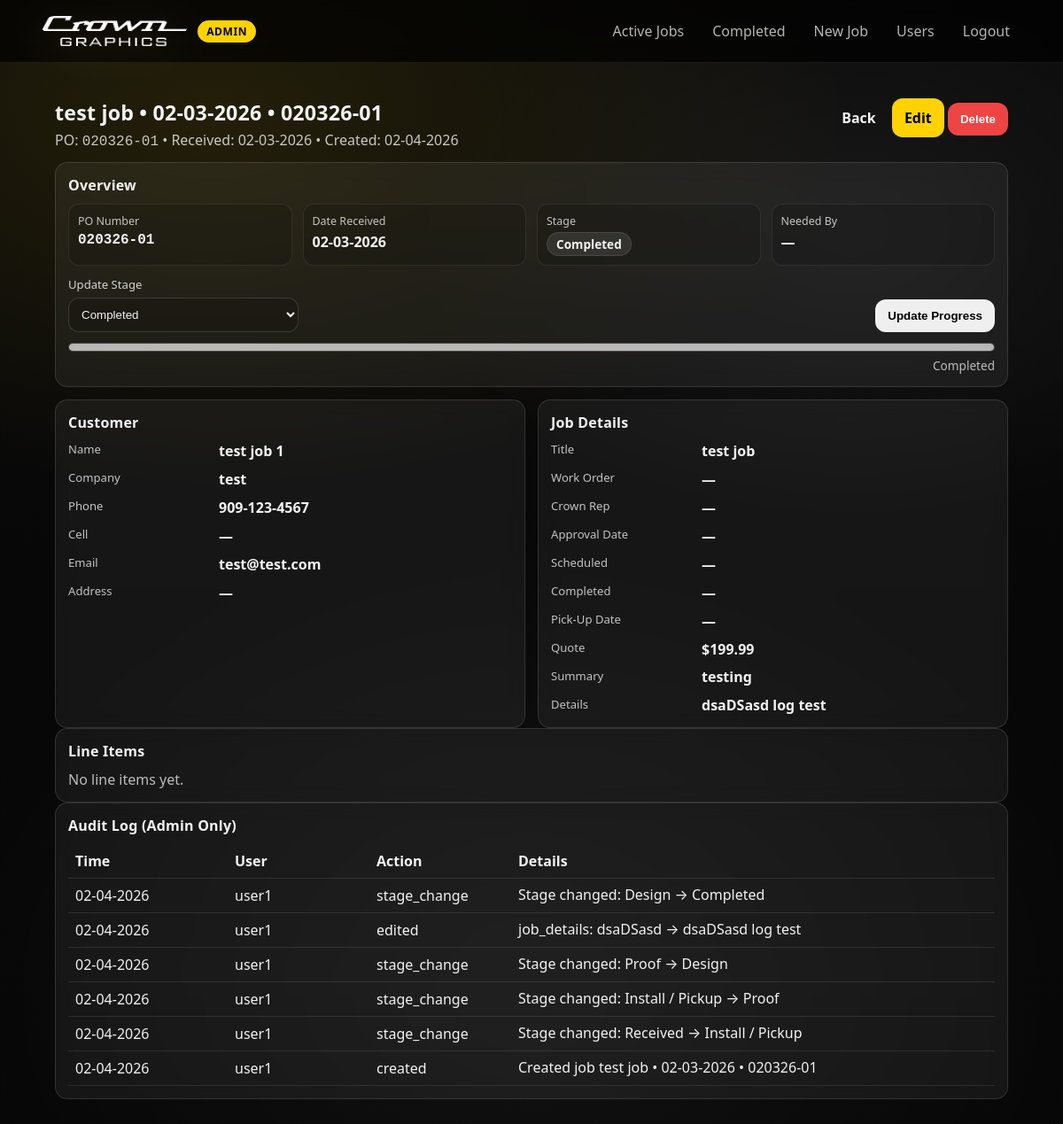
Screenshot of /jobs/1 (signed in) with the database file from the repository.
### app.py (models this page shows)
class Job(db.Model):
    id = db.Column(db.Integer, primary_key=True)
    customer_name = db.Column(db.String(120), nullable=False)
    business_name = db.Column(db.String(120), nullable=True)
    phone_number = db.Column(db.String(40), nullable=True)
    email_address = db.Column(db.String(160), nullable=True)
    job_title = db.Column(db.String(140), nullable=False)
    job_summary = db.Column(db.String(240), nullable=True)
    job_details = db.Column(db.Text, nullable=True)
    quote_amount = db.Column(db.Float, nullable=True)
    received_date = db.Column(db.Date, nullable=False, default=date.today)
    created_at = db.Column(db.DateTime, default=datetime.utcnow, nullable=False)
    stage = db.Column(db.String(40), default=STAGES[0], nullable=False)
    po_date_key = db.Column(db.String(6), nullable=False, index=True)  # MMDDYY
    po_seq = db.Column(db.Integer, nullable=False)  # 1..99
    is_new = db.Column(db.Integer, default=1, nullable=False)  # 1 = new, 0 = reviewed
    source = db.Column(db.String(40), nullable=True)
    intake_order_id = db.Column(db.String(80), nullable=True, index=True)
    submission_json = db.Column(db.Text, nullable=True)
    uploaded_files_json = db.Column(db.Text, nullable=True)
    address_1 = db.Column(db.String(160), nullable=True)
    address_2 = db.Column(db.String(160), nullable=True)
    city = db.Column(db.String(80), nullable=True)
    state = db.Column(db.String(40), nullable=True)
    zip_code = db.Column(db.String(20), nullable=True)
    cell = db.Column(db.String(40), nullable=True)
    completed_date = db.Column(db.Date, nullable=True)
    pickup_date = db.Column(db.Date, nullable=True)
    needed_by_date = db.Column(db.Date, nullable=True)
    approval_date = db.Column(db.Date, nullable=True)
    scheduled_date = db.Column(db.Date, nullable=True)
    inspected_date = db.Column(db.Date, nullable=True)
    inspected_by = db.Column(db.String(80), nullable=True)
    mfd_date = db.Column(db.Date, nullable=True)
    vehicle_make = db.Column(db.String(80), nullable=True)
    vehicle_model = db.Column(db.String(80), nullable=True)
    vin = db.Column(db.String(80), nullable=True)
    unit_number = db.Column(db.String(80), nullable=True)
    proof_number = db.Column(db.String(80), nullable=True)
    proof_approved_date = db.Column(db.Date, nullable=True)
    size_location_proof = db.Column(db.String(160), nullable=True)
    work_order = db.Column(db.String(80), nullable=True)
    crown_rep = db.Column(db.String(80), nullable=True)
    summary_of_work = db.Column(db.Text, nullable=True)
    internal_notes = db.Column(db.Text, nullable=True)
    shipping_date = db.Column(db.Date, nullable=True)
    shipping_type = db.Column(db.String(80), nullable=True)
    tracking_number = db.Column(db.String(120), nullable=True)
    ship_to = db.Column(db.Text, nullable=True)
    pickup_name = db.Column(db.String(120), nullable=True)
    field_service_location = db.Column(db.String(160), nullable=True)
    field_charge = db.Column(db.Float, nullable=True)
    materials_total = db.Column(db.Float, nullable=True)
    labor_total = db.Column(db.Float, nullable=True)
    tax_rate = db.Column(db.Float, nullable=True)  # percent (8.25)
    sales_tax = db.Column(db.Float, nullable=True)
    shipping_handling = db.Column(db.Float, nullable=True)
    grand_total = db.Column(db.Float, nullable=True)

class JobLog(db.Model):
    id = db.Column(db.Integer, primary_key=True)
    job_id = db.Column(db.Integer, db.ForeignKey("job.id"), nullable=False, index=True)
    timestamp = db.Column(db.DateTime, default=datetime.utcnow, nullable=False)
    actor_username = db.Column(db.String(80), nullable=True)
    action = db.Column(db.String(40), nullable=False)
    details = db.Column(db.Text, nullable=True)
    job = db.relationship("Job", backref=db.backref("logs", lazy=True, order_by="desc(JobLog.timestamp)"))

### app.py (the view, shortened to what this page needs)
@app.route("/jobs/<int:job_id>", methods=["GET", "POST"])
@login_required
def job_view(job_id):
    job = Job.query.get_or_404(job_id)
    if job.is_new:
        job.is_new = 0
        db.session.commit()
    logs = []
    if current_user.is_admin():
        logs = JobLog.query.filter_by(job_id=job.id).order_by(JobLog.timestamp.desc()).all()
    idx = stage_index(job)
    progress_percent = int((idx / (len(STAGES) - 1)) * 100) if len(STAGES) > 1 else 0
    return render_template(
        "job_view.html",
        job=job,
        logs=logs,
        po_display=po_display,
        job_display_name=job_display_name,
        stage_index=stage_index,
    )

### templates/job_view.html (shortened to what this page needs)
{% extends "base.html" %}
{% block content %}
<div class="job-view-page">
  <div class="page-header">
    <div class="page-title">
      <h1>{{ job_display_name(job) }}</h1>
      <div class="subtle">
        PO: <span class="mono">{{ po_display(job) }}</span>
        • Received: {{ job.received_date|mmddyyyy_date }}
        • Created: {{ job.created_at|mmddyyyy_dt }}
      </div>
    </div>
    <div class="page-actions">
      <a class="btn btn-secondary" href="{{ url_for('dashboard') }}">Back</a>
      <a class="btn btn-primary" href="{{ url_for('job_edit', job_id=job.id) }}">Edit</a>
      {% if current_user.is_admin() %}
      <form method="POST" action="{{ url_for('job_delete', job_id=job.id) }}" style="display:inline;">
        <button class="btn btn-danger" type="submit" onclick="return confirm('Delete this job permanently?');">Delete</button>
      </form>
      {% endif %}
    </div>
  </div>
  <section class="card box">
    <div class="card-title">Overview</div>
    <div class="overview-grid">
      <div class="overview-item">
        <div class="label">PO Number</div>
        <div class="value mono">{{ po_display(job) or "—" }}</div>
      </div>
      <div class="overview-item">
        <div class="label">Date Received</div>
        <div class="value">{{ job.received_date|mmddyyyy_date }}</div>
      </div>
      <div class="overview-item">
        <div class="label">Stage</div>
        <div class="value"><span class="pill">{{ job.stage }}</span></div>
      </div>
      <div class="overview-item">
        <div class="label">Needed By</div>
        <div class="value">{{ job.needed_by_date|mmddyyyy_date if job.needed_by_date else "—" }}</div>
      </div>
    </div>
    <form method="POST" class="stage-form">
      <div class="stage-row">
        <div class="stage-left">
          <label class="small-label">Update Stage</label>
          <select name="stage">
            {% for s in STAGES %}
              <option value="{{ s }}" {% if s == job.stage %}selected{% endif %}>{{ s }}</option>
            {% endfor %}
          </select>
        </div>
        <button class="btn btn-secondary" type="submit">Update Progress</button>
      </div>
    </form>
    {% set idx = stage_index(job) %}
    <div class="progress-wrap" aria-label="Job progress">
      <div class="progress-bar">
        <div class="progress-fill" style="width: {{ (idx / (STAGES|length - 1)) * 100 }}%"></div>
      </div>
      <div class="progress-meta">
        <span class="muted">{{ job.stage }}</span>
      </div>
    </div>
  </section>
  <div class="two-col">
    <section class="card box">
      <div class="card-title">Customer</div>
      <div class="info-grid">
        <div class="info-row"><div class="label">Name</div><div class="value">{{ job.customer_name or "—" }}</div></div>
        <div class="info-row"><div class="label">Company</div><div class="value">{{ job.business_name or "—" }}</div></div>
        <div class="info-row"><div class="label">Phone</div><div class="value">{{ job.phone_number or "—" }}</div></div>
        <div class="info-row"><div class="label">Cell</div><div class="value">{{ job.cell or "—" }}</div></div>
        <div class="info-row">
          <div class="label">Email</div>
          <div class="value">{% if job.email_address %}<a href="mailto:{{ job.email_address }}">{{ job.email_address }}</a>{% else %}—{% endif %}</div>
        </div>
        <div class="info-row">
          <div class="label">Address</div>
          <div class="value">
            {% set parts = [] %}
            {% if job.address_1 %}{% set _ = parts.append(job.address_1) %}{% endif %}
            {% if job.address_2 %}{% set _ = parts.append(job.address_2) %}{% endif %}
            {% if job.city or job.state or job.zip_code %}
              {% set line = (job.city or "") ~ (", " if job.city and job.state else "") ~ (job.state or "") ~ (" " if (job.city or job.state) and job.zip_code else "") ~ (job.zip_code or "") %}
              {% set _ = parts.append(line.strip()) %}
            {% endif %}
            {% if parts|length %}{{ parts|join("<br>")|safe }}{% else %}—{% endif %}
          </div>
        </div>
      </div>
    </section>
    <section class="card box">
      <div class="card-title">Job Details</div>
      <div class="info-grid">
        <div class="info-row"><div class="label">Title</div><div class="value">{{ job.job_title or "—" }}</div></div>
        <div class="info-row"><div class="label">Work Order</div><div class="value">{{ job.work_order or "—" }}</div></div>
        <div class="info-row"><div class="label">Crown Rep</div><div class="value">{{ job.crown_rep or "—" }}</div></div>
        <div class="info-row"><div class="label">Approval Date</div><div class="value">{{ job.approval_date|mmddyyyy_date if job.approval_date else "—" }}</div></div>
        <div class="info-row"><div class="label">Scheduled</div><div class="value">{{ job.scheduled_date|mmddyyyy_date if job.scheduled_date else "—" }}</div></div>
        <div class="info-row"><div class="label">Completed</div><div class="value">{{ job.completed_date|mmddyyyy_date if job.completed_date else "—" }}</div></div>
        <div class="info-row"><div class="label">Pick-Up Date</div><div class="value">{{ job.pickup_date|mmddyyyy_date if job.pickup_date else "—" }}</div></div>
        <div class="info-row"><div class="label">Quote</div><div class="value">{% if job.quote_amount is not none %}${{ "%.2f"|format(job.quote_amount) }}{% else %}—{% endif %}</div></div>
        {% if job.job_summary %}
        <div class="info-row"><div class="label">Summary</div><div class="value prewrap">{{ job.job_summary }}</div></div>
        {% endif %}
        {% if job.job_details %}
        <div class="info-row"><div class="label">Details</div><div class="value prewrap">{{ job.job_details }}</div></div>
        {% endif %}
      </div>
    </section>
  </div>
  <section class="card box">
    <div class="card-title">Line Items</div>
    {% if job.line_items %}
      <div class="table-wrap">
        <table class="items-table">
          <thead>
            <tr>
              <th style="width:80px;">Qty</th>
              <th>Description</th>
              <th style="width:160px;">Material</th>
              <th style="width:160px;">Labor</th>
              <th style="width:160px;">Total</th>
            </tr>
          </thead>
          <tbody>
            {% for li in job.line_items %}
              <tr>
                <td>{{ li.qty if li.qty is not none else "—" }}</td>
                <td class="prewrap">{{ li.description or "—" }}</td>
                <td>{{ ("$%.2f"|format(li.material_price)) if li.material_price is not none else "—" }}</td>
                <td>{{ ("$%.2f"|format(li.labor_price)) if li.labor_price is not none else "—" }}</td>
                <td>{{ ("$%.2f"|format(li.line_total)) if li.line_total is not none else "—" }}</td>
              </tr>
            {% endfor %}
          </tbody>
        </table>
      </div>
    {% else %}
      <div class="muted">No line items yet.</div>
    {% endif %}
  </section>
  {% if current_user.is_admin() %}
  <section class="card box">
    <div class="card-title">Audit Log (Admin Only)</div>
    {% if not logs %}
      <div class="muted">No log entries yet.</div>
    {% else %}
      <div class="table-wrap">
        <table class="items-table">
          <thead>
            <tr>
              <th style="width:180px;">Time</th>
              <th style="width:160px;">User</th>
              <th style="width:160px;">Action</th>
              <th>Details</th>
            </tr>
          </thead>
          <tbody>
            {% for entry in logs %}
              <tr>
                <td>{{ entry.timestamp|mmddyyyy_dt }}</td>
                <td>{{ entry.actor_username or "—" }}</td>
                <td>{{ entry.action }}</td>
                <td class="prewrap">{{ entry.details or "—" }}</td>
              </tr>
            {% endfor %}
          </tbody>
        </table>
      </div>
    {% endif %}
  </section>
  {% endif %}
</div>
{% endblock %}

### rows the page displays
Job: job_title+received_date+po_date_key "test job • 02-03-2026 • 020326-01", po_date_key+po_seq "020326-01", received_date|mmddyyyy_date "02-03-2026", created_at|mmddyyyy_dt "02-04-2026", stage "Completed", needed_by_date|mmddyyyy_date "—", customer_name "test job 1", business_name "test", phone_number "909-123-4567", cell "—", email_address "test@test.com", job_title "test job", work_order "—", crown_rep "—", approval_date|mmddyyyy_date "—", scheduled_date|mmddyyyy_date "—", completed_date|mmddyyyy_date "—", pickup_date|mmddyyyy_date "—", quote_amount "199.99", job_summary "testing", job_details "dsaDSasd log test"
JobLog: timestamp|mmddyyyy_dt "02-04-2026", actor_username "user1", action "stage_change", details "Stage changed: Design → Completed"
JobLog: timestamp|mmddyyyy_dt "02-04-2026", actor_username "user1", action "edited", details "job_details: dsaDSasd → dsaDSasd log test"
JobLog: timestamp|mmddyyyy_dt "02-04-2026", actor_username "user1", action "stage_change", details "Stage changed: Proof → Design"
JobLog: timestamp|mmddyyyy_dt "02-04-2026", actor_username "user1", action "stage_change", details "Stage changed: Install / Pickup → Proof"
JobLog: timestamp|mmddyyyy_dt "02-04-2026", actor_username "user1", action "stage_change", details "Stage changed: Received → Install / Pickup"
JobLog: timestamp|mmddyyyy_dt "02-04-2026", actor_username "user1", action "created", details "Created job test job • 02-03-2026 • 020326-01"
